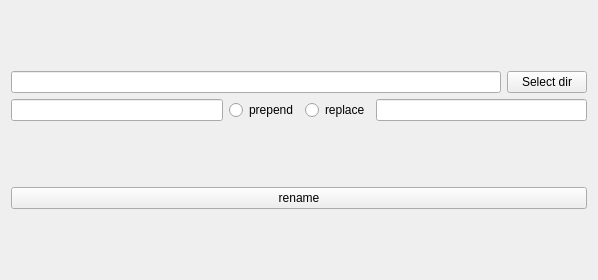
<?xml version="1.0" encoding="UTF-8"?>
<ui version="4.0">
 <class>RenamerWidget</class>
 <widget class="QWidget" name="RenamerWidget">
  <property name="geometry">
   <rect>
    <x>0</x>
    <y>0</y>
    <width>598</width>
    <height>280</height>
   </rect>
  </property>
  <property name="windowTitle">
   <string>Form</string>
  </property>
  <layout class="QGridLayout" name="gridLayout">
   <item row="0" column="0">
    <layout class="QVBoxLayout" name="verticalLayout">
     <item>
      <layout class="QHBoxLayout" name="horizontalLayout">
       <item>
        <widget class="QLineEdit" name="dirLineEdit"/>
       </item>
       <item>
        <widget class="QPushButton" name="dirBtn">
         <property name="text">
          <string>Select dir</string>
         </property>
        </widget>
       </item>
      </layout>
     </item>
     <item>
      <layout class="QHBoxLayout" name="horizontalLayout_2">
       <item>
        <widget class="QLineEdit" name="textLineEdit"/>
       </item>
       <item>
        <widget class="QRadioButton" name="prependRadioBtn">
         <property name="text">
          <string>prepend</string>
         </property>
        </widget>
       </item>
       <item>
        <widget class="QRadioButton" name="replaceRadioBtn">
         <property name="text">
          <string>replace</string>
         </property>
        </widget>
       </item>
       <item>
        <widget class="QLineEdit" name="replaceLineEdit"/>
       </item>
      </layout>
     </item>
    </layout>
   </item>
   <item row="1" column="0">
    <widget class="QPushButton" name="renameBtn">
     <property name="text">
      <string>rename</string>
     </property>
    </widget>
   </item>
  </layout>
 </widget>
 <resources/>
 <connections/>
</ui>
